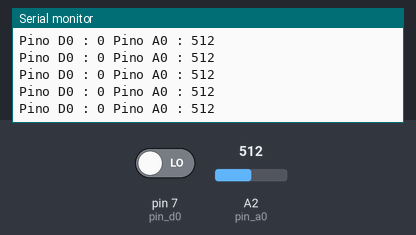
A sketch run on a simulated Arduino Uno, built with avr-gcc and run on an emulated ATmega328P. Parts: the last lines printed to the serial monitor. Inputs (shaded band) come from the test bench; at power-on: A2 (pin_a0) = 512, pin 7 (pin_d0) LOW.

Above: at 1.2 s.
1.3 s: A2 (pin_a0) set to 716
At 1.31 s:
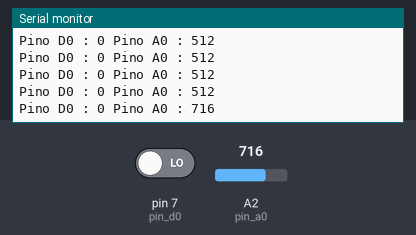
2.8 s: pin 7 (pin_d0) driven HIGH
At 2.82 s:
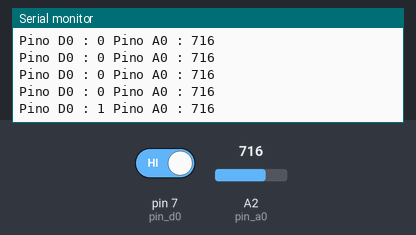
4.3 s: A2 (pin_a0) set to 900
At 4.33 s:
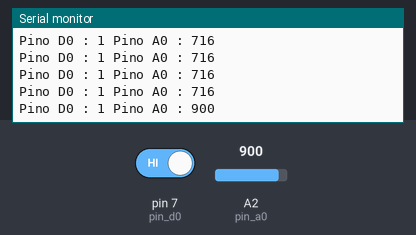
5.8 s: pin 7 (pin_d0) driven LOW
At 5.84 s:
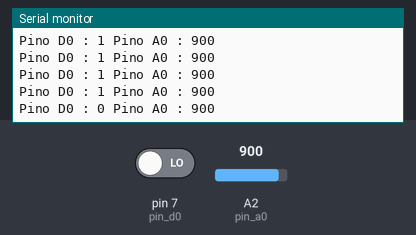
Timing chart, 0 to 8.3 s (numbered marks = the images above; inputs shaded):
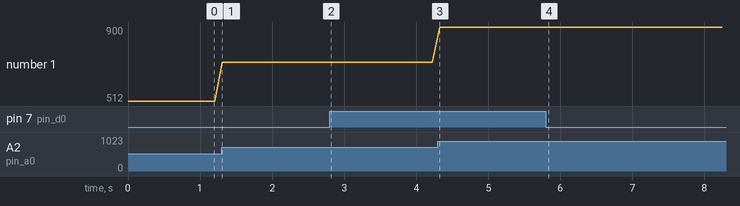

Measured:
- after the input at 1.3 s, the serial monitor: prints a new line at once (image 1)
- after the input at 2.8 s, the serial monitor: prints a new line at once (image 2)
- after the input at 4.3 s, the serial monitor: prints a new line at once (image 3)
- after the input at 5.8 s, the serial monitor: prints a new line at once (image 4)
- plotted number 1: 512 → 716 after the input at 1.3 s, 716 → 900 after the input at 4.3 s

The sketch:

mq2.ino
```cpp
// Programa : Alarme com sensor de gas MQ-2
// Autor : Arduino e Cia


// Definicoes dos pinos ligados ao sensor
int pin_d0 = 7;
int pin_a0 = A2;


void setup()
{
  // Define os pinos de leitura do sensor como entrada
  pinMode(pin_d0, INPUT);
  pinMode(pin_a0, INPUT);
  // Inicializa a serial
  Serial.begin(115200);
}

void loop()
{
  // Le os dados do pino digital D0 do sensor
  int valor_digital = digitalRead(pin_d0);
  // Le os dados do pino analogico A0 do sensor
  int valor_analogico = analogRead(pin_a0);
  // Mostra os dados no serial monitor
  Serial.print("Pino D0 : ");
  Serial.print(valor_digital);
  Serial.print(" Pino A0 : ");
  Serial.println(valor_analogico);
  delay(100);
}
```
